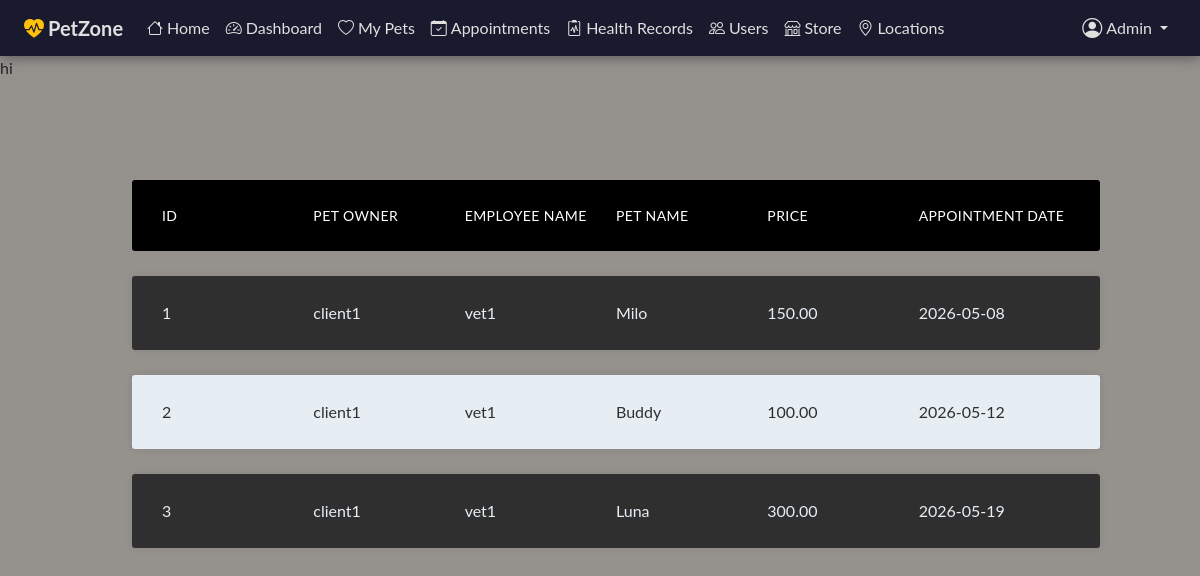
Screenshot of /view/pages/notifications.php (signed in) with the database file from the repository.
### tables this page shows
CREATE TABLE IF NOT EXISTS `appointments` (
  `ID`           INT(11)       NOT NULL AUTO_INCREMENT,
  `petOwner`     VARCHAR(50)   NOT NULL,
  `EmployeeName` VARCHAR(50)   NOT NULL,
  `petname`      VARCHAR(50)   NOT NULL,
  `service_type` VARCHAR(100)  DEFAULT NULL,
  `aDate`        DATE          NOT NULL,
  `price`        DECIMAL(8,2)  NOT NULL DEFAULT 0.00,
  `status`       ENUM('Pending','Confirmed','Cancelled') NOT NULL DEFAULT 'Pending',
  `notes`        TEXT          DEFAULT NULL,
  `created_at`   TIMESTAMP     NOT NULL DEFAULT CURRENT_TIMESTAMP,
  PRIMARY KEY (`ID`),
  KEY `idx_owner`    (`petOwner`),
  KEY `idx_employee` (`EmployeeName`)
);

### control/services/appointment.service.php (called while the page is built, shortened)
<?php
require_once __DIR__ . '/superController.php';
class AppointmentsController extends SuperController {
    private static ?AppointmentsController $instance = null;
    public static function getInstance(): self {
        if (self::$instance === null) self::$instance = new self();
        return self::$instance;
    }
    public function getAppointments(string $type): array {
        $sql = match($type) {
            'employee' => 'SELECT * FROM appointments WHERE EmployeeName=:u ORDER BY aDate ASC',
            'client'   => 'SELECT * FROM appointments WHERE petOwner=:u ORDER BY aDate ASC',
            default    => null,
        };
        if ($sql === null) {
            return $this->db->query('SELECT * FROM appointments ORDER BY aDate ASC')->fetchAll();
        }
        $stmt = $this->db->prepare($sql);
        $stmt->execute([':u' => $_SESSION['Username']]);
        return $stmt->fetchAll();
    }
}

### control/services/superController.php (called while the page is built, shortened)
<?php
require_once __DIR__ . '/../../includes/db.php';
abstract class SuperController {
    public function __construct() {
        $this->db = db();
    }
}

### includes/db.php (called while the page is built, shortened)
<?php
function db(): PDO {
    static $pdo = null;
    $server   = $_ENV['DB_SERVER']   ?? (defined('DB_SERVER')   ? DB_SERVER   : 'localhost');
    $user     = $_ENV['DB_USER']     ?? (defined('DB_USER')     ? DB_USER     : 'root');
    $pass     = $_ENV['DB_PASS']     ?? (defined('DB_PASS')     ? DB_PASS     : '');
    $database = $_ENV['DB_DATABASE'] ?? (defined('DB_DATABASE') ? DB_DATABASE : 'petzone');
    $dsn = "mysql:host={$server};dbname={$database};charset=utf8mb4";
    $options = [
        PDO::ATTR_ERRMODE            => PDO::ERRMODE_EXCEPTION,
        PDO::ATTR_DEFAULT_FETCH_MODE => PDO::FETCH_ASSOC,
        PDO::ATTR_EMULATE_PREPARES   => false,
    ];
    try {
        $pdo = new PDO($dsn, $user, $pass, $options);
    } catch (PDOException $e) {
        error_log('DB connection failed: ' . $e->getMessage());
        die('<div style="font-family:sans-serif;padding:2rem;color:#c00">'
            . '<h2>Database unavailable</h2>'
            . '<p>Please make sure MySQL is running and the <code>petzone</code> database exists.</p>'
            . '</div>');
    }
    return $pdo;
}

### view/pages/notifications.php (the view, shortened to what this page needs)
<html>
<?php include "../pages/sidebar.php";?>
<head>
<link rel="stylesheet" href="../style/style.css">
</head>
<body>
	<div>
        hi
    </div>
	<div>
        <?php
                echo"<ul class=\"responsive-table\" id=\"users\">";
                echo"<li class=\"table-header\">";
                echo"<div class=\"col\">ID</div>";
                echo"<div class=\"col\">Pet Owner</div>";
                echo"<div class=\"col\">Employee Name</div>";
                echo"<div class=\"col\">Pet Name</div>";
                echo"<div class=\"col\">Price</div>";
                echo"<div class=\"col\">Appointment Date</div>";
                echo"</li>";
                $appointmentsService = AppointmentsController::getInstance();
                $_AllAppointments = $appointmentsService->getAppointments('all');
                $_EmployeeAppointments = $appointmentsService->getAppointments('employee');
                $_ClientAppointments = $appointmentsService->getAppointments('client');
                if($_SESSION['accountType'] == "Admin")
                {
                    $arr = $_AllAppointments;
                }
                elseif($_SESSION['accountType'] == "Employee")
                {
                    $arr = $_EmployeeAppointments;
                }
                else
                {
                    $arr = $_ClientAppointments;
                }
                foreach($arr as $p){
                    echo '<li class="table-row">';
                            echo '<div class="col">';
                            echo $p['ID'];
                            echo '</div>';
                            echo '<div class="col">';
                            echo $p['petOwner'];
                            echo '</div>';
                            echo '<div class="col">';
                            echo $p['EmployeeName'];
                            echo '</div>';
                            echo '<div class="col">';
                            echo $p['petname'];
                            echo '</div>';
                            echo '<div class="col">';
                            echo $p['price'];
                            echo '</div>';
                            echo '<div class="col">';
                            echo $p['aDate'];
                            echo '</div>';
                            echo '</li>';
                }
               echo"</ul>";
                ?>
    	</div>
</body>
</html>

### view/style/custom.css (style rules this page uses)
:root { --pz-green: #2ecc71; --pz-teal: #1abc9c; --pz-dark: #1a1a2e; --pz-mid: #16213e; --pz-card: #0f3460; --pz-text: #e0e0e0; }

### view/style/style.css (style rules this page uses)
* { box-sizing: border-box; margin: 0; padding: 0; }
body { font-family: 'Open Sans', sans-serif; background: #100b0171; }
body { font-family: 'lato', sans-serif; }

### rows the page displays
appointments: ID "1", petOwner "client1", EmployeeName "vet1", petname "Milo", price "150.00", aDate "2026-05-08"
appointments: ID "2", petOwner "client1", EmployeeName "vet1", petname "Buddy", price "100.00", aDate "2026-05-12"
appointments: ID "3", petOwner "client1", EmployeeName "vet1", petname "Luna", price "300.00", aDate "2026-05-19"

### other values shown
$user['firstname'] "Admin"
